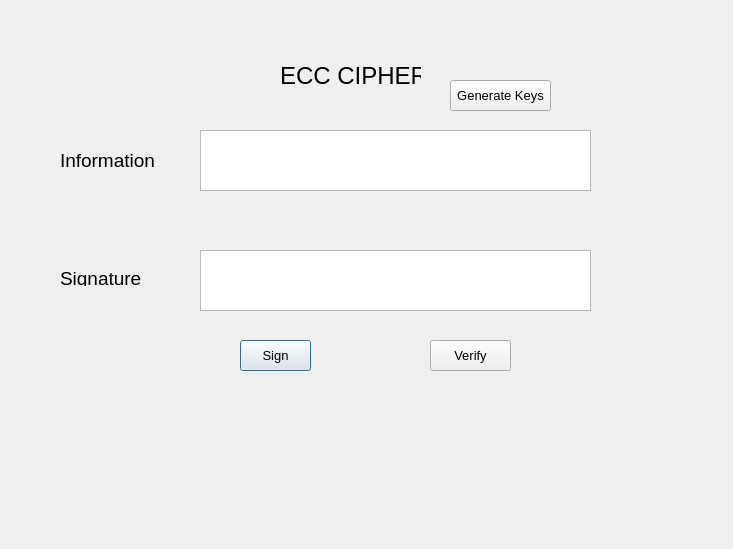
<?xml version="1.0" encoding="UTF-8"?>
<ui version="4.0">
 <class>Dialog</class>
 <widget class="QDialog" name="Dialog">
  <property name="geometry">
   <rect>
    <x>0</x>
    <y>0</y>
    <width>733</width>
    <height>549</height>
   </rect>
  </property>
  <property name="font">
   <font>
    <pointsize>10</pointsize>
   </font>
  </property>
  <property name="windowTitle">
   <string>Dialog</string>
  </property>
  <widget class="QPushButton" name="Sign">
   <property name="geometry">
    <rect>
     <x>240</x>
     <y>340</y>
     <width>71</width>
     <height>31</height>
    </rect>
   </property>
   <property name="text">
    <string>Sign</string>
   </property>
  </widget>
  <widget class="QPushButton" name="Verify">
   <property name="geometry">
    <rect>
     <x>430</x>
     <y>340</y>
     <width>81</width>
     <height>31</height>
    </rect>
   </property>
   <property name="text">
    <string>Verify</string>
   </property>
  </widget>
  <widget class="QPlainTextEdit" name="plainTextEdit_2">
   <property name="geometry">
    <rect>
     <x>200</x>
     <y>250</y>
     <width>391</width>
     <height>61</height>
    </rect>
   </property>
  </widget>
  <widget class="QPlainTextEdit" name="plainTextEdit_3">
   <property name="geometry">
    <rect>
     <x>200</x>
     <y>130</y>
     <width>391</width>
     <height>61</height>
    </rect>
   </property>
  </widget>
  <widget class="QPushButton" name="pushButton">
   <property name="geometry">
    <rect>
     <x>450</x>
     <y>80</y>
     <width>101</width>
     <height>31</height>
    </rect>
   </property>
   <property name="text">
    <string>Generate Keys</string>
   </property>
  </widget>
  <widget class="QLabel" name="label">
   <property name="geometry">
    <rect>
     <x>280</x>
     <y>50</y>
     <width>141</width>
     <height>51</height>
    </rect>
   </property>
   <property name="font">
    <font>
     <pointsize>18</pointsize>
    </font>
   </property>
   <property name="text">
    <string>ECC CIPHER</string>
   </property>
  </widget>
  <widget class="QLabel" name="label_2">
   <property name="geometry">
    <rect>
     <x>60</x>
     <y>140</y>
     <width>111</width>
     <height>41</height>
    </rect>
   </property>
   <property name="font">
    <font>
     <pointsize>14</pointsize>
    </font>
   </property>
   <property name="text">
    <string>Information</string>
   </property>
  </widget>
  <widget class="QLabel" name="label_3">
   <property name="geometry">
    <rect>
     <x>60</x>
     <y>270</y>
     <width>91</width>
     <height>16</height>
    </rect>
   </property>
   <property name="font">
    <font>
     <pointsize>14</pointsize>
    </font>
   </property>
   <property name="text">
    <string>Signature</string>
   </property>
  </widget>
 </widget>
 <resources/>
 <connections/>
</ui>
